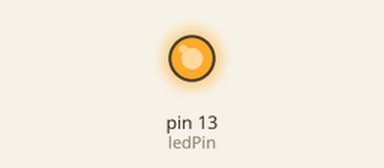
Simulated run of this sketch. Board: Arduino Uno, built with avr-gcc and run on an emulated ATmega328P. Shown: output pins drawn as LEDs (lit = HIGH).

Above: at 0.1 s.
At 39.0 s:
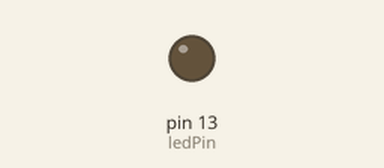
Timing chart, 0 to 40.0 s (numbered marks = the images above):
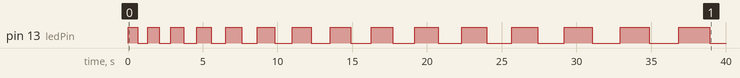

The sketch:

01_blink_led4_if_else.ino
```cpp
int ledPin = 13;
int delayPeriod = 666;

// the setup function runs once when you press reset or power the board
void setup() {
  // initialize digital pin LED_BUILTIN as an output.
  pinMode(ledPin, OUTPUT);
}

// the loop function runs over and over again forever
void loop() {
  digitalWrite(ledPin, HIGH);  // turn the LED on (HIGH is the voltage level)
  delay(delayPeriod);                      // wait for a second
  digitalWrite(ledPin, LOW);   // turn the LED off by making the voltage LOW
  delay(delayPeriod);                      // wait for a second

  delayPeriod += 100;

  // Quando atingir 3000 milissegundos, reseta para 100
  if (delayPeriod > 3000) {
    delayPeriod = 100;
  }
}
```

Measured:
- by itself, pin 13 (ledPin): repeats every 1.4 s: LOW 0.67 s, HIGH 0.77 s
